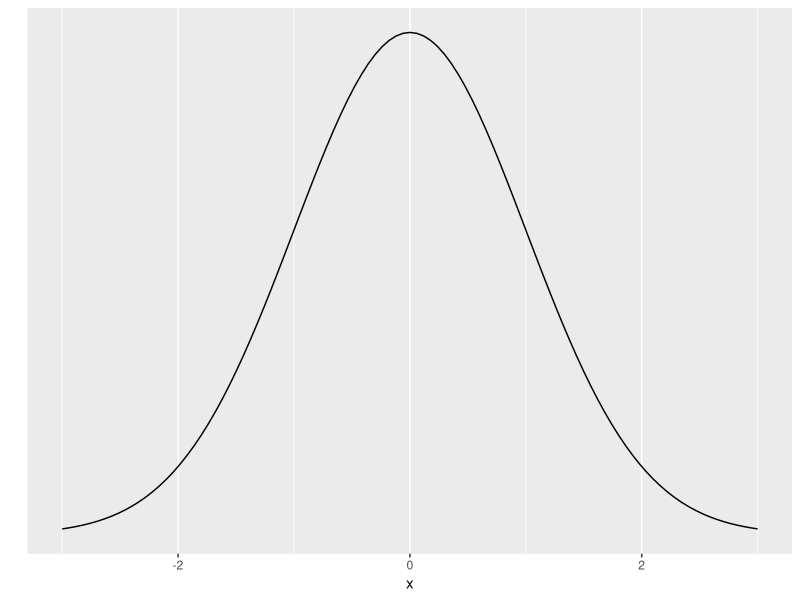

Reproduce this figure in R.
## ---- chunk 1

## ---- chunk 2
library(tidyverse)
options(scipen = 999)
## ---- chunk 3
dnorm(x = -1.96, mean = 0, sd = 1)
pnorm(q = -1.96, mean = 0, sd = 1)
qnorm(p = 0.0249979, mean = 0, sd = 1, lower.tail = TRUE)
rnorm(n = 3, mean = 0, sd = 1)
## ---- chunk 4
ggplot(data = data.frame(x = c(-3, 3)), 
       aes(x)) +
  stat_function(fun = dnorm, 
                n = 101, 
                args =list(mean = 0, sd = 1)) +
  ylab("") +
  scale_y_continuous(breaks = NULL)
## ---- chunk 5
runif(1)
## ---- chunk 6
set.seed(92697)
runif(1)
## ---- chunk 7

count <- 0

while(count < 10) {
  count <- count + 1 
  print(count)
}

## ---- chunk 8

count <- 0

while(count < 10) {
  print(count)
  count <- count + 1 
}

## ---- chunk 9

count <- 0

while(count < 10) {
  if(count < 5){
    print(paste(count, "small number"))
  }
  count <- count + 1 
}

## ---- chunk 10

count <- 0

while(count < 10) {
  if(count %% 2 == 0){
    print(paste(count, "even number"))
  }
  count <- count + 1 
}

## ---- chunk 11

count <- 0

while(count < 10) {
  if(count %% 2 == 0){
    print(paste(count, "even number"))
  } else {
    print(paste(count, "odd number"))
  }
  count <- count + 1 
}

## ---- chunk 12
for (i in 1:10){
  print(i)
}
## ---- chunk 13

sample_size <- c(30, 60, 100)
for (i in 1:3){
  print(sample_size[i])
}
## ---- chunk 14

sample_size <- c(30, 60, 100)
for (i in 1:length(sample_size)){
  print(sample_size[i])
}
